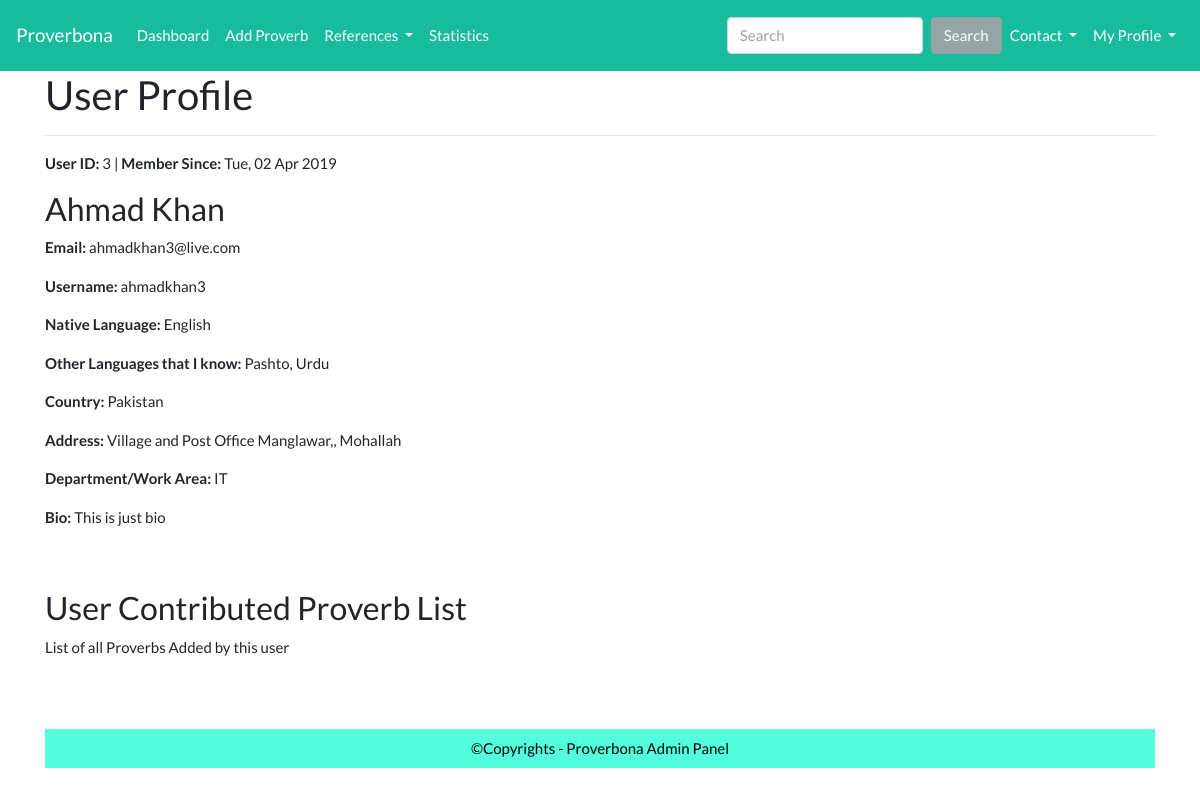
Page /user/user_profile/ahmadkhan3 on the committed database.
### tables this page shows
CREATE TABLE `table_user` (
  `user_id` int(11) NOT NULL,
  `user_fullname` varchar(45) DEFAULT NULL,
  `user_email` varchar(45) NOT NULL,
  `user_name` varchar(45) NOT NULL,
  `user_password` varchar(45) DEFAULT NULL,
  `user_nativelang` int(11) DEFAULT NULL,
  `user_otherlang` text,
  `user_country` varchar(45) DEFAULT NULL,
  `user_address` text,
  `user_department` varchar(45) DEFAULT NULL,
  `user_bio` text,
  `user_timestamp` timestamp NULL DEFAULT CURRENT_TIMESTAMP
);

CREATE TABLE `table_lang` (
  `lang_id` int(11) NOT NULL,
  `lang_locale` varchar(45) DEFAULT NULL,
  `lang_name` varchar(45) DEFAULT NULL,
  `lang_timestamp` timestamp NULL DEFAULT CURRENT_TIMESTAMP
);

### application/controllers/User.php (called while the page is built, shortened)
<?php
class User extends CI_Controller{
    public function user_profile($id){
        $user_profile = $this->User_model->get_user_profile($id);
        $this->load->view('admin/user_profile', compact('user_profile'));
    }
    function __construct() {
        $this->load->model('User_model');
        $this->load->model('Proverbs_model');
    }
}

### index.php (called while the page is built, shortened)
<?php
require_once BASEPATH.'core/CodeIgniter.php';

### application/models/User_model.php (called while the page is built, shortened)
<?php
class User_model extends CI_Model{
    public function get_user_profile($id) {
        $q = $this->db->from('table_user')
                    ->where( ['user_name' => $id] )
                    ->join('table_lang', 'table_user.user_nativelang = table_lang.lang_id')
                    ->get();
        if ($q->num_rows())
            return $q->row();
        return false;
    }
}

### application/views/admin/user_profile.php (the view)
<?php include('admin_header.php'); ?>
<div class="container">
<h2>User Profile</h2>
<hr>
<div class="row">
  <div class="col col-lg-12">
  <p> <?= "<strong>User ID:</strong> " . $user_profile->user_id . " | <strong> Member Since:</strong> " . date("D, d M Y", strtotime($user_profile->user_timestamp)); ?></p>
  <h3> <?= $user_profile->user_fullname; ?></h3>
  <p> <?= "<strong>Email:</strong> " .                  $user_profile->user_email; ?></p>
  <p> <?= "<strong>Username:</strong> " .               $user_profile->user_name; ?></p>
  <p> <?= "<strong>Native Language:</strong> " .        $user_profile->lang_name; ?></p>
  <p> <?= "<strong>Other Languages that I know:</strong> " . $user_profile->user_otherlang; ?></p>
  <p> <?= "<strong>Country:</strong> " .                $user_profile->user_country ; ?></p>
  <p> <?= "<strong>Address:</strong> " .                $user_profile->user_address ; ?></p>
  <p> <?= "<strong>Department/Work Area:</strong> " .   $user_profile->user_department; ?></p>
  <p> <?= "<strong>Bio:</strong> " .                    $user_profile->user_bio ; ?></p>
  <br><br>
  </div>
</div>
<div class="row">
  <div class="col col-lg-12">
    <h3>User Contributed Proverb List</h3>
    <p> List of all Proverbs Added by this user</p>
  </div>
</div>
<br><br>
<?php include('admin_footer.php'); ?>

### assets/css/mystyles.css (style rules this page uses)
html, body { min-height:100%; height: 100%; }

### rows in the picture
table_user: user_id "3", user_timestamp "Tue, 02 Apr 2019", user_fullname "Ahmad Khan", user_email "ahmadkhan3@live.com", user_name "ahmadkhan3", user_nativelang.lang_name "English", user_otherlang "Pashto, Urdu", user_country "Pakistan", user_address "Village and Post Office Manglawar,, Mohallah", user_department "IT", user_bio "This is just bio"
